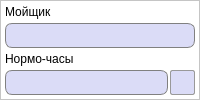
         <widget class="QFrame" name="frame_11">
          <property name="minimumSize">
           <size>
            <width>0</width>
            <height>0</height>
           </size>
          </property>
          <property name="styleSheet">
           <string notr="true">QFrame {
	background-color: white;
}</string>
          </property>
          <property name="frameShape">
           <enum>QFrame::StyledPanel</enum>
          </property>
          <property name="frameShadow">
           <enum>QFrame::Raised</enum>
          </property>
          <layout class="QGridLayout" name="gridLayout_20">
           <property name="leftMargin">
            <number>4</number>
           </property>
           <property name="topMargin">
            <number>4</number>
           </property>
           <property name="rightMargin">
            <number>4</number>
           </property>
           <property name="bottomMargin">
            <number>4</number>
           </property>
           <property name="horizontalSpacing">
            <number>2</number>
           </property>
           <property name="verticalSpacing">
            <number>4</number>
           </property>
           <item row="1" column="0" colspan="2">
            <widget class="QLineEdit" name="washerLine">
             <property name="minimumSize">
              <size>
               <width>0</width>
               <height>25</height>
              </size>
             </property>
             <property name="font">
              <font>
               <pointsize>10</pointsize>
              </font>
             </property>
             <property name="focusPolicy">
              <enum>Qt::NoFocus</enum>
             </property>
             <property name="styleSheet">
              <string notr="true">QLineEdit {
	border: 1px solid gray;
    border-radius: 7px;
    background-color: #dbdcf7;
	padding-left: 3px;
}</string>
             </property>
             <property name="readOnly">
              <bool>true</bool>
             </property>
            </widget>
           </item>
           <item row="0" column="0" colspan="2">
            <widget class="QLabel" name="label_22">
             <property name="font">
              <font>
               <pointsize>9</pointsize>
              </font>
             </property>
             <property name="styleSheet">
              <string notr="true">QLabel {
	background-color: transparent;
	border: 0px;
}</string>
             </property>
             <property name="text">
              <string>Мойщик</string>
             </property>
            </widget>
           </item>
           <item row="3" column="1">
            <widget class="QPushButton" name="clearWasherButton">
             <property name="enabled">
              <bool>false</bool>
             </property>
             <property name="minimumSize">
              <size>
               <width>25</width>
               <height>25</height>
              </size>
             </property>
             <property name="maximumSize">
              <size>
               <width>25</width>
               <height>25</height>
              </size>
             </property>
             <property name="toolTip">
              <string>Вернуть работника</string>
             </property>
             <property name="styleSheet">
              <string notr="true">QPushButton {
	background-color: #dbdcf7;
	border: 1px solid #999999;
	border-radius: 2px;
}

QPushButton:hover {
	background-color: #d5d6f0;
	border: 1px solid #acacac;
}

QPushButton:pressed {
	background-color: #cbcde6;
	border: 2px solid #999999;
}</string>
             </property>
             <property name="text">
              <string/>
             </property>
             <property name="icon">
              <iconset resource="images.qrc">
               <normaloff>:/images/returnEmployee.png</normaloff>:/images/returnEmployee.png</iconset>
             </property>
             <property name="iconSize">
              <size>
               <width>25</width>
               <height>25</height>
              </size>
             </property>
             <property name="autoDefault">
              <bool>false</bool>
             </property>
            </widget>
           </item>
           <item row="3" column="0">
            <widget class="QLineEdit" name="washerHoursLine">
             <property name="minimumSize">
              <size>
               <width>0</width>
               <height>25</height>
              </size>
             </property>
             <property name="maximumSize">
              <size>
               <width>16777215</width>
               <height>16777215</height>
              </size>
             </property>
             <property name="font">
              <font>
               <pointsize>10</pointsize>
              </font>
             </property>
             <property name="styleSheet">
              <string notr="true">QLineEdit {
	border: 1px solid gray;
    border-radius: 7px;
    background-color: #dbdcf7;
	padding-left: 3px;
}</string>
             </property>
             <property name="readOnly">
              <bool>true</bool>
             </property>
            </widget>
           </item>
           <item row="2" column="0" colspan="2">
            <widget class="QLabel" name="label_27">
             <property name="font">
              <font>
               <pointsize>9</pointsize>
              </font>
             </property>
             <property name="styleSheet">
              <string notr="true">QLabel {
	background-color: transparent;
	border: 0px;
}</string>
             </property>
             <property name="text">
              <string>Нормо-часы</string>
             </property>
            </widget>
           </item>
          </layout>
         </widget>
